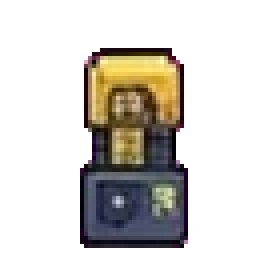
#> input picture assets/buildings/deep/deep_camera.png, 68 x 68 px (shown 4 times larger)
$ python make_baited_camera.py
#> lines starting #> are read from the running program, lines starting #| are printed output that depends on the picture
"""The baited Deep Camera: the owner's camera picture (deep_camera.png, from the buildings sheet)
with a bait canister hung on an arm beside it (BuildingData.closed_texture), at the picture's
own pixels (twice the game's). Re-run after the camera picture is cut again."""
import os
from PIL import Image

HERE = os.path.dirname(os.path.abspath(__file__))
DEEP = os.path.join(HERE, '..', 'assets', 'buildings', 'deep')

LINE = (24, 16, 24, 255)       # the near-black outline
ARM = (70, 78, 98, 255)        # the camera box's slate
RED, LIT, SHADE = (200, 74, 58, 255), (232, 120, 96, 255), (140, 44, 36, 255)
HOLE = (90, 30, 26, 255)

im = Image.open(os.path.join(DEEP, 'deep_camera.png')).convert('RGBA')
#> im is the input picture: PIL image 68x68 RGBA; mean R, G, B, A 27.6, 24.5, 19.5, 68.4
px = im.load()


def box(x0, y0, x1, y1, colour):
#> called with x0 = 46, y0 = 48, x1 = 54, y1 = 51, colour = (24, 16, 24, 255)
    for x in range(x0, x1 + 1):
        for y in range(y0, y1 + 1):
            px[x, y] = colour


# the arm, out from the camera box's right side
box(46, 48, 54, 51, LINE)
box(47, 49, 54, 50, ARM)
# the canister: outline, red body, lit top-left, shaded bottom-right, mesh holes
box(54, 42, 63, 57, LINE)
box(55, 43, 62, 56, RED)
box(55, 43, 62, 44, LIT)
box(55, 43, 56, 56, LIT)
box(55, 55, 62, 56, SHADE)
box(61, 45, 62, 56, SHADE)
for y in (47, 50, 53):
    for x in (57, 59):
        px[x, y] = HOLE
        px[x + 1, y] = HOLE
im.save(os.path.join(DEEP, 'deep_camera_baited.png'))
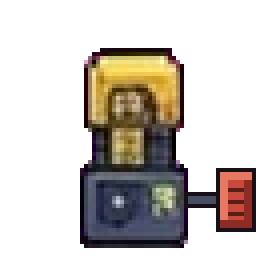
#> saved as deep_camera_baited.png: PIL image 68x68 RGBA (shown 4 times larger); mean R, G, B, A 32.4, 26.8, 21.6, 78.8; transparent parts drawn white
print('deep_camera_baited.png')

$ run again, with assets/buildings/deep/deep_ocean_outpost.png copied over assets/buildings/deep/deep_camera.png
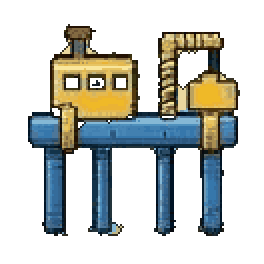
#> input picture assets/buildings/deep/deep_ocean_outpost.png, 132 x 132 px (shown 2 times larger)
#> im is the input picture: PIL image 132x132 RGBA; mean R, G, B, A 35.5, 38.4, 33.6, 91.4
#> `im.save(os.path.join(DEEP, 'deep_camera_baited.png'))`:
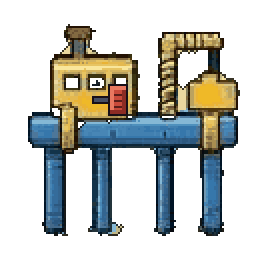
#> saved as deep_camera_baited.png: PIL image 132x132 RGBA (shown 2 times larger); mean R, G, B, A 34.6, 37.2, 33.5, 91.5; transparent parts drawn white
